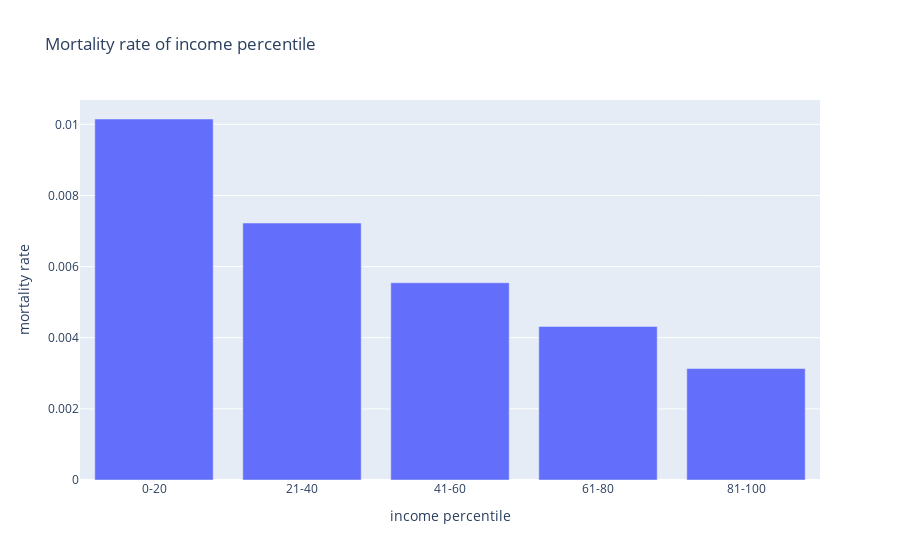

Notebook cell for this chart:
### Markdown cell above
### Poverty inequality and healthcare
Poverty leads to limited access to quality healthcare. This affects their ability to pursue education or secure employment. Individuals living in poverty often face limited healthcare due to the lack of financial resources, inadequate health insurance coverage and thus receiving limited availability of healthcare facilities and services. These people are more likely to experience health problems that go unnoticed and untreated, leading to poorer health and higher mortality rates. This prevents them from being able to climb the social 
ladder, which continues the socioeconomic inequalities. <br> <br>
According to Robert (2018) the underlying causes of worldwide health disparities can be traced back to political, social and economic injustices. Poverty is both a cause and a consequence of poor health, as it increases the likelihood of poor health. To support the argument, the bar chart shows that the lower the income percentile is, the higher the mortality rate is.

### Code cell
dh = pd.read_csv('health.csv', delimiter=',')


trace = go.Bar(
    x=dh['pctile'],
    y=dh['ave']
)

# Create a layout object that contains the specifications for the X and Y axes, and the legend
layout = go.Layout(
    title = 'Mortality rate of income percentile',
    xaxis=go.layout.XAxis(
        type='category', # the type for the x axis is categorical
        title = 'income percentile'
    ),
    yaxis=go.layout.YAxis(
        title = 'mortality rate'
    )
)

fig = go.Figure(data=trace, layout=layout)
fig.show()

### Figure 1 — Plotly figure (JSON) as saved in the notebook; plotly's stock layout.template omitted (floating-point values rounded to 4 significant figures)
{"data": [{"type": "bar", "x": ["0-20", "21-40", "41-60", "61-80", "81-100"], "y": [0.01015, 0.007224, 0.005546, 0.004319, 0.003134]}], "layout": {"title": {"text": "Mortality rate of income percentile"}, "xaxis": {"title": {"text": "income percentile"}, "type": "category"}, "yaxis": {"title": {"text": "mortality rate"}}}}
